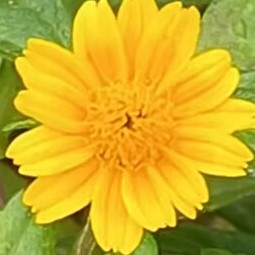
#> input picture lesson2-image-enhancement-in-spatial-and-frequency-domain/lesson2-code/flower.jpg, 255 x 255 px
$ jupyter execute 6-low-pass-filter.ipynb
#> lines starting #> are read from the running program, lines starting #| are printed output that depends on the picture; after the words box and inside, x2 and y2 are one past the last pixel; in counts of white or black regions, pixels touching at a corner belong together
# 理想低通滤波
## 原理回顾
理想低通滤波器在频率域中工作，其传递函数为$$H(u,v)=\left\{\begin{matrix}1, & D(u,v)\leq D_{0}\\ 0, & D(u,v)>D_{0}\end{matrix}\right.$$

其中$D(u,v)=\sqrt{u^{2}+v^{2}}$表示频率域中的点$(u, v)$到原点的距离，$D_0$是截止频率。

通过设置截止频率$D_0$，可以决定哪些频率成分能够通过滤波器（低频成分，$D(u,v)\leq D_{0}$时），哪些会被截断（高频成分，$D(u,v)> D_{0}$时），以此来滤除图像中的高频噪声，但也可能导致图像的边缘和细节（这些通常属于高频成分）变得模糊。

[cell 1]
import cv2
import numpy as np
import matplotlib.pyplot as plt

[cell 2]
def ideal_lowpass_filter(image, D0):
    """
    对输入图像进行理想低通滤波
    :param image: 输入的图像（以灰度图形式，numpy数组表示）
    :param D0: 截止频率
    :return: 理想低通滤波后的图像（numpy数组表示）
    """
    # 获取图像的高度和宽度
    height, width = image.shape[:2]
    t_image_filtered = [[0 for _ in range(width)] for _ in range(height)]
    image_filtered = [[0 for _ in range(width)] for _ in range(height)]
    # 对图像进行快速傅里叶变换，将图像转换到频率域
    f = np.fft.fft2(image)
    # 将零频率分量移到频谱的中心
    fshift = np.fft.fftshift(f)

    # 创建与频率域图像大小相同的滤波器掩模（全1）
    rows, cols = fshift.shape
    crow, ccol = rows // 2, cols // 2
    mask = np.ones((rows, cols), np.float32)

    # 根据截止频率设置滤波器掩模
    for u in range(rows):
        for v in range(cols):
            D_uv = np.sqrt((u - crow) ** 2 + (v - ccol) ** 2)
            if D_uv > D0:
                mask[u, v] = 0

    # 将滤波器掩模应用到频率域图像上
    fshift_filtered = fshift * mask

    # 将零频率分量移回原来的位置
    f_ishift = np.fft.ifftshift(fshift_filtered)

    # 进行逆快速傅里叶变换，将图像转换回空间域
    image_filtered = np.abs(image_filtered).astype(np.uint8)
    return t_image_filtered

### 代码解释
- **`ideal_lowpass_filter`函数**：
    - 该函数接受两个参数，`image`是输入的灰度图像，以二维的`numpy`数组形式传入（通过`cv2.imread`以灰度图模式读取图像得到的就是这种格式），`D0`是理想低通滤波器的截止频率，它决定了哪些频率成分会被滤除。
    - 在函数内部，首先通过`image.shape[:2]`获取图像的高度和宽度。然后使用`np.fft.fft2`函数对图像进行快速傅里叶变换（`FFT`），将图像从空间域转换到频率域，得到`f`。接着使用`np.fft.fftshift`函数将零频率分量移到频谱的中心，得到`fshift`，这样便于后续进行滤波器掩模的设置和操作。
    - 之后创建一个与频率域图像大小相同的全`1`的滤波器掩模`mask`（初始时假设所有频率成分都能通过），其数据类型为`np.float32`。通过循环遍历掩模的每个像素（对应频率域中的每个点），计算该点到频谱中心的距离`D_uv`，根据公式$$D(u,v)=\sqrt{(u - crow) ** 2 + (v - ccol) ** 2}$$
    - 这里`crow`和`ccol`分别是频谱中心的行和列索引），如果距离大于截止频率`D0`，就将掩模对应位置的元素设置为`0`，表示截断该频率成分。
    - 接着将滤波器掩模`mask`与频率域图像`fshift`对应元素相乘，实现滤波器的应用，得到`fshift_filtered`，即滤除高频成分后的频率域图像。再使用`np.fft.ifftshift`函数将零频率分量移回原来的位置，得到`f_ishift`。
    - 最后使用`np.fft.ifft2`函数对`f_ishift`进行逆快速傅里叶变换，将图像从频率域转换回空间域，得到`image_filtered`。由于逆变换后的结果可能包含虚部（在实际图像中我们只关注实部，也就是取绝对值），所以使用`np.abs`函数取绝对值，并通过`astype(np.uint8)`将其转换为8位无符号整数类型（符合图像像素值的常见数据类型要求），返回滤波后的图像。

### 用法示例

[cell 3]
# 读取图像（以灰度图模式读取）
image = cv2.imread('flower.jpg', 0)
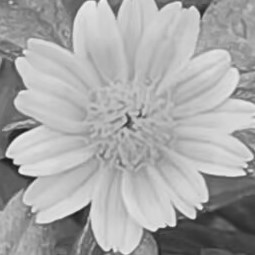
#> image: shape (255, 255); min 25, max 241, mean 167

# 设置截止频率，可根据实际情况调整
D0 = 70
# 进行理想低通滤波
filtered_image = ideal_lowpass_filter(image, D0)
#> after the loop in ideal_lowpass_filter, `for u in range(rows):`:
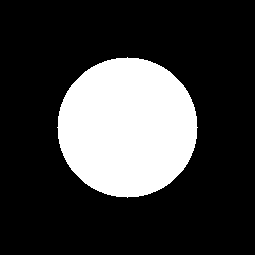
#> mask: shape (255, 255) float32; values 0 (black) and 1 (white), 23.6% white; 1 white region, box (x1, y1, x2, y2) and area: (57, 57, 198, 198) 15373
#> filtered_image = 255 items

# 使用matplotlib在Jupyter Notebook中显示原始图像和滤波后的图像
plt.subplot(1, 2, 1)
plt.imshow(image, cmap='gray')
plt.title('Original Image')

plt.subplot(1, 2, 2)
plt.imshow(filtered_image, cmap='gray')
plt.title('Filtered Image')

plt.show()
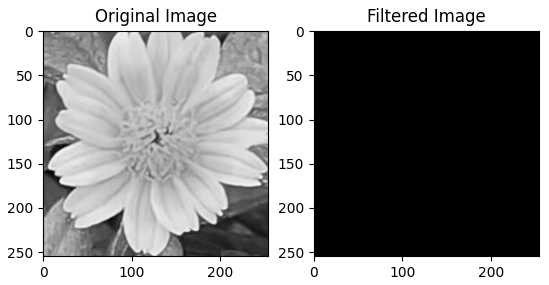
#> figure drawn by matplotlib, 2 panels
